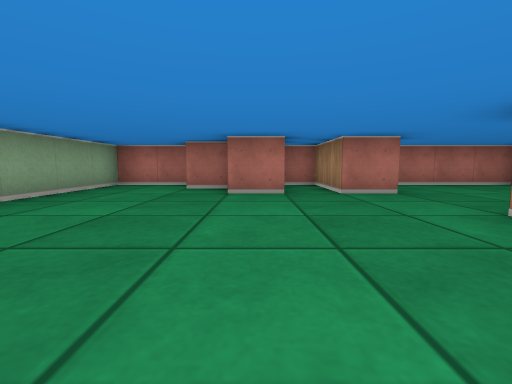
view 1 (above)

16 first-person views from a walk through a cub3D ray-caster map. The camera is about half as high as the walls, tilts 6° down and sees 90° across. The floor is counted in squares. Each view is taken from the middle of a square. On the plan, view 1 faces up. The plan holds only what a view shows up to about 9 squares ahead; the rest is blank.

view 2
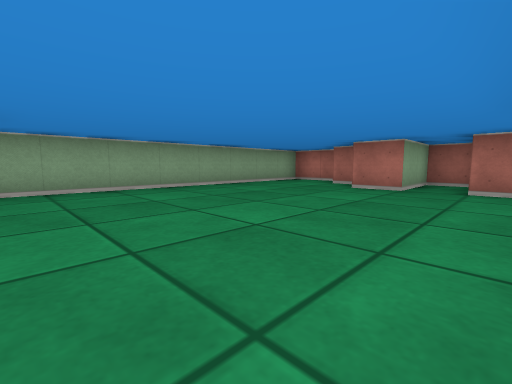

view 3
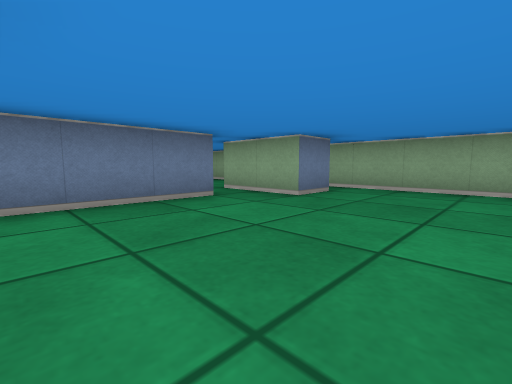

view 4
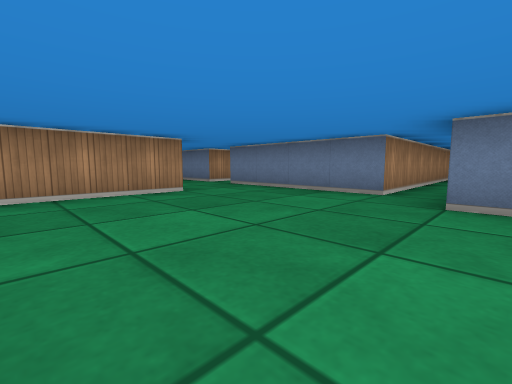

view 5
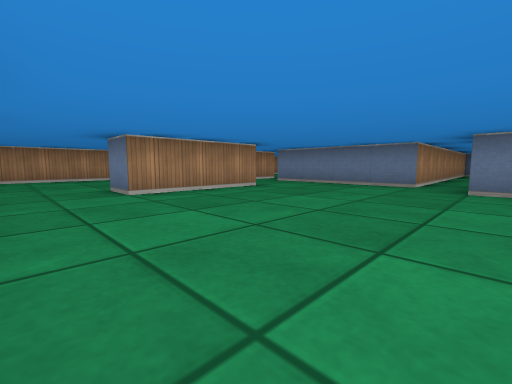

view 6
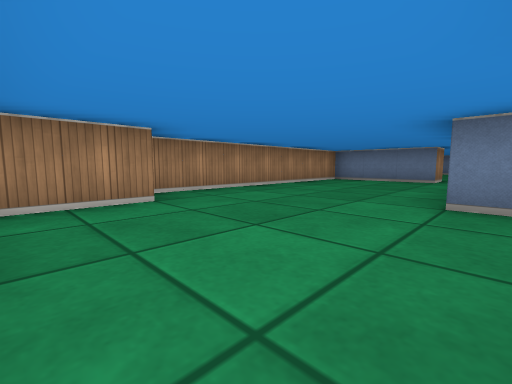

view 7
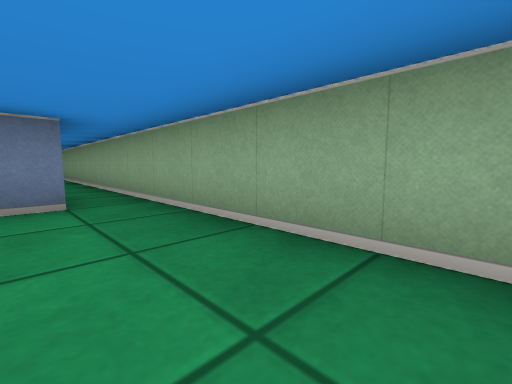

view 8
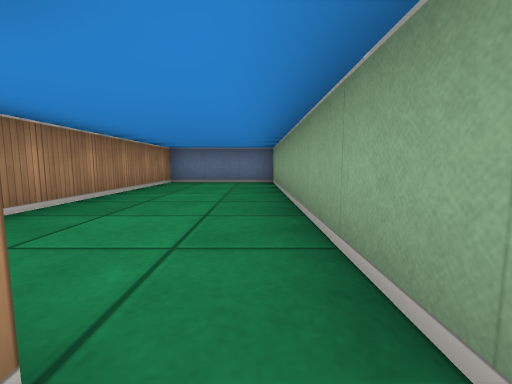

view 9
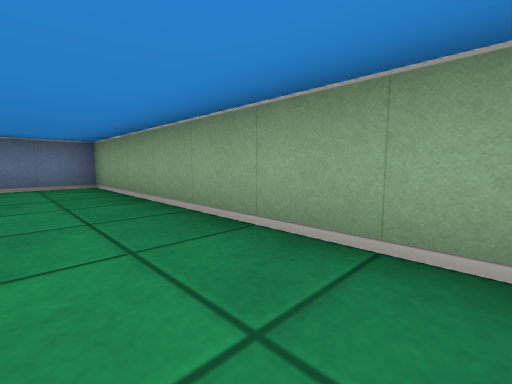

view 10
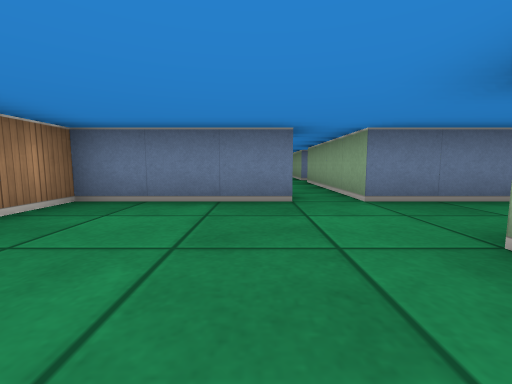

view 11
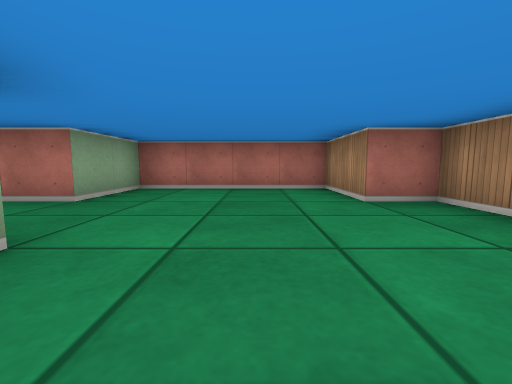

view 12
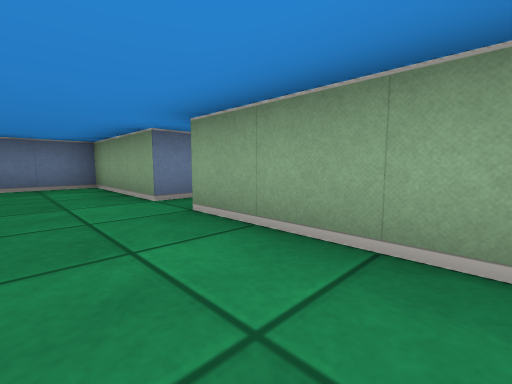

view 13
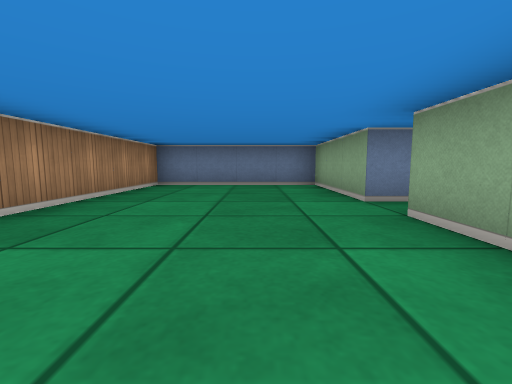

view 14
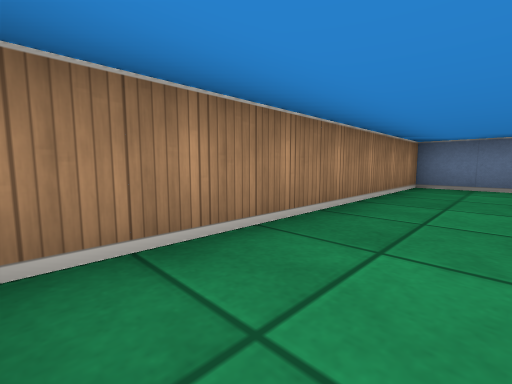

view 15
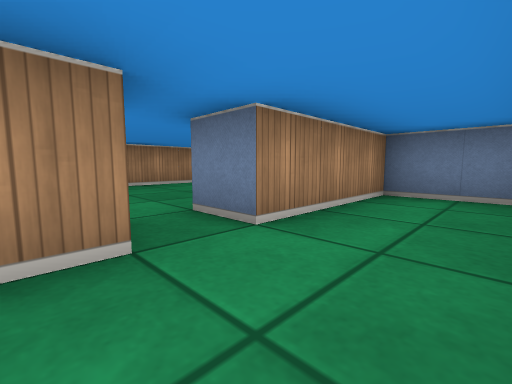

view 16
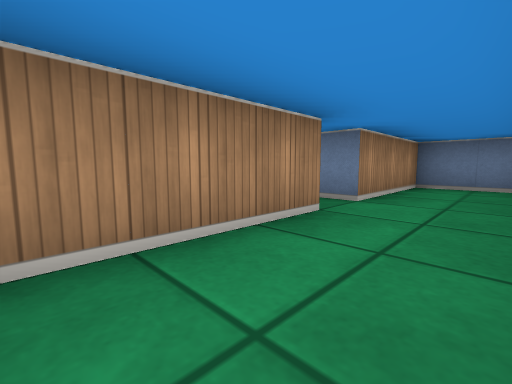

### Floor plan
Ten units are one square. View 1 is at (0, 0); x grows to the right and y downward. Boxes are objects, and circles mark ways between rooms. Rooms are numbered by the first view taken in them; rooms with no view inside come last. Other rooms are left out.
<svg viewBox="-40 -70 120 180">
<path fill="none" stroke="#000" d="M-26 15 -15 15 -15 35M25 6 25 -25M15 -45 15 -65 5 -65 5 -45 -5 -45M-5 35 -5 25 25 25M-5 -55 -15 -55M-18 -65 -35 -65 -35 35M25 -25 35 -25M25 25 35 25 35 35M45 35 45 25 75 25 75 -45 65 -45 65 -65 25 -65 25 -45 15 -45M-35 35 -35 105 -5 105 -5 35M25 75 35 75 35 105 75 105 75 39M35 35 35 65M25 66 25 39M9 105 25 105 25 75"/>
<circle cx="25" cy="-35" r="3" fill="#2a7"/>
<circle cx="30" cy="15" r="3" fill="#2a7"/>
<circle cx="-10" cy="30" r="3" fill="#2a7"/>
<circle cx="-30" cy="25" r="3" fill="#2a7"/>
<circle cx="40" cy="30" r="3" fill="#2a7"/>
<circle cx="30" cy="70" r="3" fill="#2a7"/>
<text x="-10" y="-10">1</text>
<text x="50" y="-20">2</text>
<text x="-20" y="70">3</text>
<text x="50" y="70">4</text>
<text x="10" y="70">5</text>
</svg>
Room 1 opens to room 2. Room 1 opens to room 3. Room 2 opens to room 4. Room 4 opens to room 5.

Where each view was taken, in squares from view 1:
view 1: 0 up, 0 right, facing up
view 2: 1 down, 2 right, facing up-left
view 3: 1 up, 2 right, facing down-left
view 4: 2 up, 2 left, facing down-right
view 5: 4 up, 2 left, facing down-right
view 6: 6 up, 3 right, facing down-right
view 7: 2 up, 2 left, facing down-left
view 8: 3 down, 3 left, facing down
view 9: 4 down, 2 left, facing down-left
view 10: 1 up, 5 right, facing down
view 11: 1 up, 5 right, facing up
view 12: 4 down, 5 right, facing down-left
view 13: 4 down, 5 right, facing down
view 14: 4 down, 6 right, facing down-right
view 15: 6 down, 1 right, facing down-right
view 16: 4 down, 1 right, facing down-right
